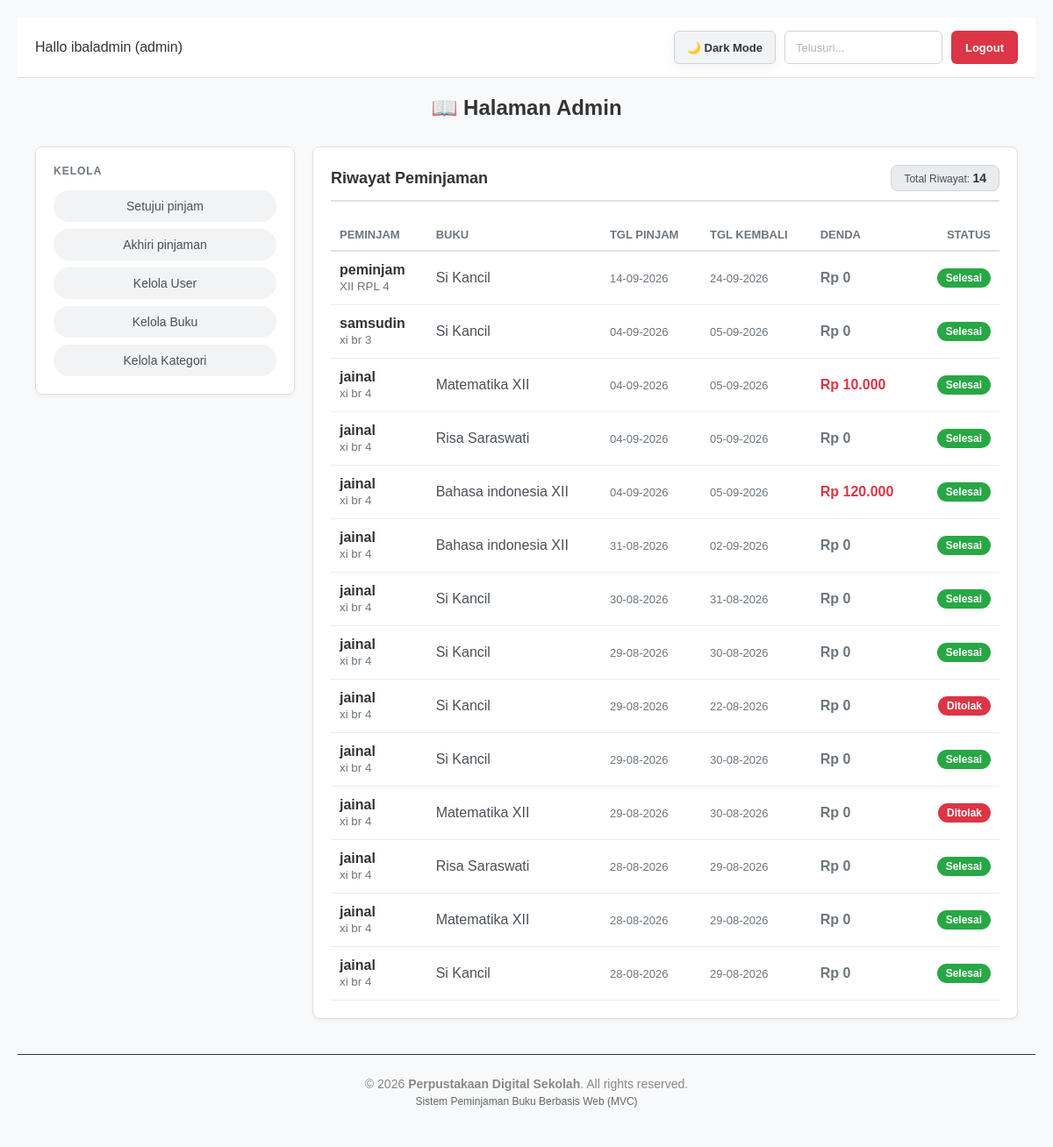
The app's page /index.php?page=admin&action=riwayatPinjam (signed in) with its own data.
### tables this page shows
CREATE TABLE `peminjaman` (
  `id_pinjam` int(11) NOT NULL,
  `id_user` int(11) NOT NULL,
  `id_buku` int(11) NOT NULL,
  `jumlah` int(11) NOT NULL DEFAULT 1,
  `tgl_pinjam` date NOT NULL,
  `tanggal_kembali_rencana` date DEFAULT NULL,
  `tanggal_dikembalikan` date DEFAULT NULL,
  `tgl_kembali` date NOT NULL,
  `status` enum('menunggu','dipinjam','selesai','ditolak') DEFAULT 'menunggu',
  `denda` int(11) DEFAULT 0
);

CREATE TABLE `user` (
  `id_user` int(11) NOT NULL,
  `nama` varchar(100) NOT NULL,
  `email` varchar(100) NOT NULL,
  `nis` varchar(20) DEFAULT NULL,
  `kelas` varchar(50) DEFAULT NULL,
  `password` varchar(255) NOT NULL,
  `role` enum('admin','siswa') NOT NULL DEFAULT 'siswa'
);

CREATE TABLE `buku` (
  `id_buku` int(11) NOT NULL,
  `nama_buku` varchar(150) NOT NULL,
  `id_kategori` int(11) NOT NULL,
  `stok` int(11) NOT NULL DEFAULT 0,
  `gambar` varchar(255) DEFAULT NULL
);

### controllers/AdminController.php (called while the page is built, shortened)
<?php
require_once 'models/PinjamModel.php';
class AdminController {
    private $pinjamModel;
    public function __construct() {
        $database = new Database();
        $this->db = $database->getConnection();
        $this->pinjamModel = new PinjamModel($this->db);
    }
public function riwayatPinjam() {
    $search = trim($_GET['search'] ?? '');
    $riwayatList = $this->pinjamModel->getRiwayatPinjaman($search);
    require_once 'views/admin/riwayat_pinjam.php';
}
}

### config/Database.php (called while the page is built, shortened)
<?php
class Database {
    private $host = "localhost";
    private $user = "root";
    private $pass = "";
    private $dbname = "db_peminjamanbuku2";
    public function getConnection() {
        $this->conn = null;
        try {
            $this->conn = new PDO("mysql:host=" . $this->host . ";dbname=" . $this->dbname, $this->user, $this->pass);
            $this->conn->setAttribute(PDO::ATTR_ERRMODE, PDO::ERRMODE_EXCEPTION);
        } catch(PDOException $exception) {
            echo "Connection error: " . $exception->getMessage();
        }
        return $this->conn;
    }
}

### models/PinjamModel.php (called while the page is built, shortened)
<?php
class PinjamModel {
    private $conn;
    private $table = 'peminjaman';
    public function __construct($db) {
        $this->conn = $db;
    }
public function getRiwayatPinjaman($search = '') {
    $query = "SELECT p.*, b.nama_buku, u.nama AS nama_siswa, u.kelas
              FROM " . $this->table . " p
              JOIN buku b ON p.id_buku = b.id_buku
              JOIN user u ON p.id_user = u.id_user
              WHERE p.status IN ('selesai', 'ditolak')";
    $query .= " ORDER BY p.id_pinjam DESC";
    $stmt = $this->conn->prepare($query);
    $stmt->execute();
    return $stmt->fetchAll(PDO::FETCH_ASSOC);
}
}

### views/admin/riwayat_pinjam.php (the view, shortened to what this page needs)
<?php include 'views/layout/header.php'; ?>
<div class="header-bar">
    <div style="font-weight: 500; color: var(--text-main);">Hallo <?= htmlspecialchars($_SESSION['user']['nama']); ?> (admin)</div>
    <div class="header-actions">
        <button id="themeToggle" class="theme-toggle-btn" onclick="toggleTheme()">🌙 Dark Mode</button>
        <form method="GET" action="index.php" style="display: inline-flex; margin: 0;">
            <input type="text" name="search" placeholder="Telusuri..." value="<?= htmlspecialchars($_GET['search'] ?? ''); ?>" class="input-dark">
        </form>
        <a href="index.php?page=logout" class="btn-red">Logout</a>
    </div>
</div>
<h2 style="text-align:center; margin-bottom: 30px; color: var(--text-main);">📖 Halaman Admin</h2>
<div style="display: flex; gap: 20px; align-items: flex-start; padding: 0 20px;">
    <div class="card" style="flex: 1; min-width: 220px; padding: 20px; box-sizing: border-box;">
        <p style="color: var(--text-muted); margin-top: 0; margin-bottom: 15px; font-size: 12px; letter-spacing: 1px; text-transform: uppercase; font-weight: bold;">Kelola</p>
        <div class="sidebar-menu">
            <a href="index.php?page=admin&action=dashboard" class="btn-sidebar">Setujui pinjam</a>
            <a href="index.php?page=admin&action=akhiriPinjaman" class="btn-sidebar">Akhiri pinjaman</a>
            <a href="index.php?page=admin&action=kelolaUser" class="btn-sidebar">Kelola User</a>
            <a href="index.php?page=admin&action=kelolaBuku" class="btn-sidebar">Kelola Buku</a>
            <a href="index.php?page=admin&action=kelolaKategori" class="btn-sidebar">Kelola Kategori</a>
        </div>
    </div>
    <div class="card" style="flex: 3; box-sizing: border-box;">
        <div style="margin-bottom: 20px; border-bottom: 2px solid var(--border-color); padding-bottom: 10px; display: flex; justify-content: space-between; align-items: center;">
            <h3 style="margin: 0; font-size: 18px; color: var(--text-main);">Riwayat Peminjaman</h3>
            <span class="badge-count">Total Riwayat: <strong style="font-size: 14px; color: var(--text-main);"><?= count($riwayatList); ?></strong></span>
        </div>
        <div class="table-container">
            <table style="width: 100%; border-collapse: collapse;">
                <thead>
                    <tr style="color: var(--text-muted); font-size: 13px; text-align: left; border-bottom: 2px solid var(--border-color); text-transform: uppercase;">
                        <th style="padding: 10px;">Peminjam</th>
                        <th style="padding: 10px;">Buku</th>
                        <th style="padding: 10px;">Tgl Pinjam</th>
                        <th style="padding: 10px;">Tgl Kembali</th>
                        <th style="padding: 10px;">Denda</th>
                        <th style="padding: 10px; text-align: right;">Status</th>
                    </tr>
                </thead>
                <tbody>
                    <?php if (!empty($riwayatList)): ?>
                        <?php foreach ($riwayatList as $r): ?>
                        <tr style="border-bottom: 1px solid var(--table-border);">
                            <td style="padding: 12px 10px; font-weight: bold; color: var(--text-main);">
                                <?= htmlspecialchars($r['nama_siswa']); ?>
                                <?php if (!empty($r['kelas'])): ?>
                                    <br><small style="color: var(--text-muted); font-weight: normal;"><?= htmlspecialchars($r['kelas']); ?></small>
                                <?php endif; ?>
                            </td>
                            <td style="padding: 12px 10px; color: var(--input-text); font-weight: 500;"><?= htmlspecialchars($r['nama_buku']); ?></td>
                            <td style="padding: 12px 10px; color: var(--text-muted); font-size: 13px;">
                                <?= !empty($r['tgl_pinjam']) ? date('d-m-Y', strtotime($r['tgl_pinjam'])) : '-'; ?>
                            </td>
                            <td style="padding: 12px 10px; color: var(--text-muted); font-size: 13px;">
                                <?= !empty($r['tgl_kembali']) ? date('d-m-Y', strtotime($r['tgl_kembali'])) : '-'; ?>
                            </td>
                            <td style="padding: 12px 10px; font-weight: bold; color: <?= ($r['denda'] > 0) ? '#dc3545' : 'var(--text-muted)'; ?>;">
                                Rp <?= number_format($r['denda'] ?? 0, 0, ',', '.'); ?>
                            </td>
                            <td style="padding: 12px 10px; text-align: right;">
                                <?php if ($r['status'] === 'selesai'): ?>
                                    <span class="badge-status status-selesai">Selesai</span>
                                <?php else: ?>
                                    <span class="badge-status status-ditolak">Ditolak</span>
                                <?php endif; ?>
                            </td>
                        </tr>
                        <?php endforeach; ?>
                    <?php else: ?>
                        <tr>
                            <td colspan="6" style="text-align: center; color: var(--text-muted); padding: 25px; font-size: 13px;">Belum ada riwayat transaksi.</td>
                        </tr>
                    <?php endif; ?>
                </tbody>
            </table>
        </div>
    </div>
</div>
<?php include 'views/layout/footer.php'; ?>

### views/layout/header.php (style rules this page uses)
body { background-color: #1a1a1a; color: #ffffff; font-family: 'Segoe UI', Tahoma, Geneva, Verdana, sans-serif; margin: 0; padding: 20px; }
:root { --bg-body: #f8f9fa; --bg-card: #ffffff; --bg-header: #ffffff; --text-main: #333333; --text-muted: #6c757d; --border-color: #e0e0e0; --input-bg: #ffffff; --input-border: #ced4da; --input-text: #495057; --input-placeholder: #adb5bd; --table-border: #e9ecef; --table-header-color: #495057; --cover-placeholder-bg: #e9ecef; --btn-nav-bg: #e9ecef; --btn-nav-text: #495057; --btn-nav-hover: #dee2e6; --btn-blue-bg: #007bff; --btn-blue-hover: #0056b3; --shadow: 0 4px 15px rgba(0, 0, 0, 0.05); }
body { background-color: var(--bg-body); color: var(--text-main); font-family: Arial, sans-serif; margin: 0; transition: background-color 0.3s, color 0.3s; }
.card { background-color: var(--bg-card); border: 1px solid var(--border-color); border-radius: 20px; box-shadow: var(--shadow); padding: 20px; box-sizing: border-box; transition: background-color 0.3s, border-color 0.3s; }
.header-bar { display: flex; justify-content: space-between; align-items: center; padding: 15px 20px; background: var(--bg-header); border-bottom: 1px solid var(--border-color); margin-bottom: 20px; transition: background-color 0.3s, border-color 0.3s; }
.status-selesai { background-color: #2980b9; color: #fff; }
.status-ditolak { background-color: #c0392b; color: #fff; }
.input-dark { background-color: var(--input-bg); border: 1px solid var(--input-border); color: var(--input-text); padding: 6px 12px; border-radius: 12px; outline: none; transition: background-color 0.3s, color 0.3s; }
.input-dark::placeholder { color: var(--input-placeholder); }
.btn-red { background-color: #dc3545; color: white; border: none; padding: 6px 14px; border-radius: 15px; text-decoration: none; font-size: 13px; font-weight: bold; display: inline-flex; align-items: center; cursor: pointer; transition: opacity 0.2s; }
.theme-toggle-btn { background-color: var(--bg-card); color: var(--text-main); border: 1px solid var(--border-color); padding: 6px 12px; border-radius: 15px; cursor: pointer; font-size: 13px; font-weight: bold; box-shadow: var(--shadow); transition: background-color 0.2s; }

### records on screen
peminjaman: id_user.nama "peminjam", id_user.kelas "XII RPL 4", id_buku.nama_buku "Si Kancil", tgl_pinjam "14-09-2026", tgl_kembali "24-09-2026", denda "0", status "Selesai"
peminjaman: id_user.nama "samsudin", id_user.kelas "xi br 3", id_buku.nama_buku "Si Kancil", tgl_pinjam "04-09-2026", tgl_kembali "05-09-2026", denda "0", status "Selesai"
peminjaman: id_user.nama "jainal", id_user.kelas "xi br 4", id_buku.nama_buku "Matematika XII", tgl_pinjam "04-09-2026", tgl_kembali "05-09-2026", denda "10.000", status "Selesai"
peminjaman: id_user.nama "jainal", id_user.kelas "xi br 4", id_buku.nama_buku "Risa Saraswati", tgl_pinjam "04-09-2026", tgl_kembali "05-09-2026", denda "0", status "Selesai"
peminjaman: id_user.nama "jainal", id_user.kelas "xi br 4", id_buku.nama_buku "Bahasa indonesia XII", tgl_pinjam "04-09-2026", tgl_kembali "05-09-2026", denda "120.000", status "Selesai"
peminjaman: id_user.nama "jainal", id_user.kelas "xi br 4", id_buku.nama_buku "Bahasa indonesia XII", tgl_pinjam "31-08-2026", tgl_kembali "02-09-2026", denda "0", status "Selesai"
peminjaman: id_user.nama "jainal", id_user.kelas "xi br 4", id_buku.nama_buku "Si Kancil", tgl_pinjam "30-08-2026", tgl_kembali "31-08-2026", denda "0", status "Selesai"
peminjaman: id_user.nama "jainal", id_user.kelas "xi br 4", id_buku.nama_buku "Si Kancil", tgl_pinjam "29-08-2026", tgl_kembali "30-08-2026", denda "0", status "Selesai"
peminjaman: id_user.nama "jainal", id_user.kelas "xi br 4", id_buku.nama_buku "Si Kancil", tgl_pinjam "29-08-2026", tgl_kembali "22-08-2026", denda "0", status "Ditolak"
peminjaman: id_user.nama "jainal", id_user.kelas "xi br 4", id_buku.nama_buku "Si Kancil", tgl_pinjam "29-08-2026", tgl_kembali "30-08-2026", denda "0", status "Selesai"
peminjaman: id_user.nama "jainal", id_user.kelas "xi br 4", id_buku.nama_buku "Matematika XII", tgl_pinjam "29-08-2026", tgl_kembali "30-08-2026", denda "0", status "Ditolak"
peminjaman: id_user.nama "jainal", id_user.kelas "xi br 4", id_buku.nama_buku "Risa Saraswati", tgl_pinjam "28-08-2026", tgl_kembali "29-08-2026", denda "0", status "Selesai"
peminjaman: id_user.nama "jainal", id_user.kelas "xi br 4", id_buku.nama_buku "Matematika XII", tgl_pinjam "28-08-2026", tgl_kembali "29-08-2026", denda "0", status "Selesai"
peminjaman: id_user.nama "jainal", id_user.kelas "xi br 4", id_buku.nama_buku "Si Kancil", tgl_pinjam "28-08-2026", tgl_kembali "29-08-2026", denda "0", status "Selesai"

### other values on screen
$_SESSION['user']['nama'] "ibaladmin"
count($riwayatList) "14"
